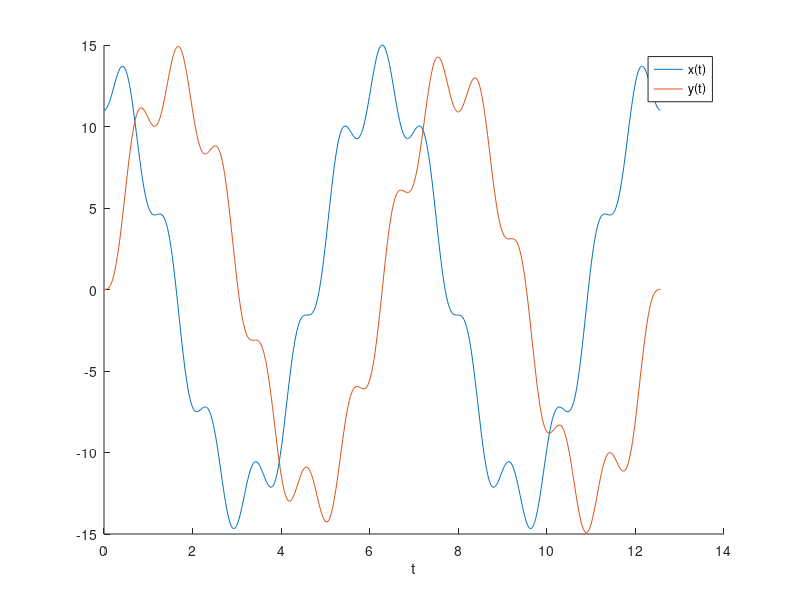
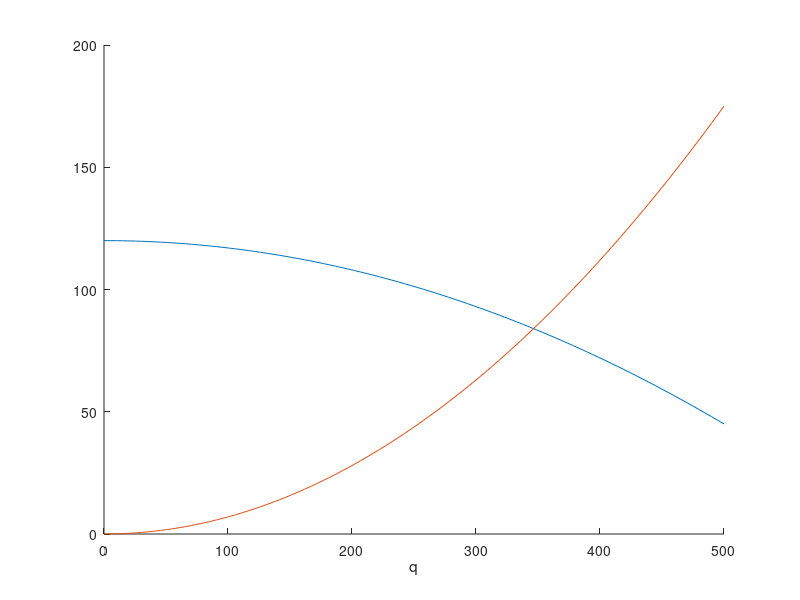

Reproduce these figures in MATLAB, in order. (Note: this script raises an error after producing the figures.)
% ECEN 2310 HWK8: Matt Hartnett

% Exercise 1:
r1 = 11;
r2 = 2;
x = @(t) (r1+r2)*cos(t) -r2*cos((r1/r2+1)*t);
y = @(t) (r1+r2)*sin(t) -r2*sin((r1/r2+1)*t);
figure(1)
hold on
t = linspace(0, 4*pi, 500);
plot(t, x(t))
plot(t, y(t))
legend('x(t)', 'y(t)')
xlabel('t')

% Exercise 2:
P0 = 120;
ap = 3*10^-4;
an = 7*10^-4;
P = @(q) P0 - ap*q.^2;
N = @(q) an*q.^2;
q = linspace(0, 500, 100);
figure(2)
hold on
plot(q, P(q))
plot(q, N(q))
xlabel('q')
q0a = 1;
qsola = fsolve(@(q) P(q)-N(q), q0a)
q0b = 0;
qsolb = fsolve(@(q) P(q)-N(q), q0b)
q0c = -1;
qsolc = fsolve(@(q) P(q)-N(q), q0c)
% The solution that begins at 1 is the best for this task, as the one
% starting at 0 does not find a solution, and the one starting at -1 finds
% the solution where q is negative, which does not make sense in the
% context of the problem. This is due to how fsolve uses newton's method
% where it takes the derivative and moves forward based on the value of the
% derivative. At 0, the derivative is 0, so it can't move forward. When it
% begins at -1, the derivative is negative and it moves backwards. However,
% beginning at 1 finds the solution in the correct fashion.
plot(qsola, P(qsol), 'kd')
legend('P(q)', 'N(q)', 'Intersection')

% Exercise 3:
a = 3;
b = 40;
f = @(x) a*x.^2 + b*x;
x = [-20:20];
figure(3)
hold on
plot(x, f(x))
xmin = fminsearch(@(x) f(x), 1);
plot(xmin, f(xmin), 'r*')
c = 200;
g = @(x) f(x) + c*sin(x/2);
plot(x, g(x))
for i = 1:5
    x0 = 40*rand-20;
    plot(x0, g(x0), 'ro')
    x0min = fminsearch(@(x) g(x), 0);
    plot(x0min, g(x0min), 'b*')
    if x0 < x0min
        x = [x0: x0min];
    else
        x = [x0min: x0];
    end
    plot(x, g(x), 'k--')
end
% The solutions always converge to a global minimum because fminsearch uses
% the random value as a starting point, and ideally, the starting point
% does not effect the output of fminsearch, meaning that the random values
% for the starting point all return the same xmin.